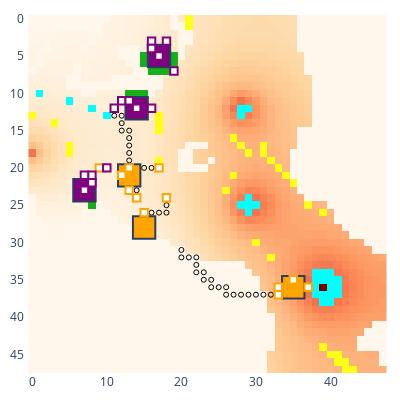

Notebook code cell kept with this figure:
### Code cell
# myenv.run_to_step(8)
update_logging_level(logging.DEBUG)
# myenv.run_to_step(8)
myenv.undo()
# myenv.step()
myenv.show()

### Figure 1 — Plotly figure (JSON) as saved in the notebook; plotly's stock layout.template omitted (floating-point values rounded to 4 significant figures; data arrays with more than 128 entries replaced by an {"elided": "..."} marker saying what was removed)
{"data": [{"colorscale": [[0, "rgb(255,247,236)"], [0.125, "rgb(254,232,200)"], [0.25, "rgb(253,212,158)"], [0.375, "rgb(253,187,132)"], [0.5, "rgb(252,141,89)"], [0.625, "rgb(239,101,72)"], [0.75, "rgb(215,48,31)"], [0.875, "rgb(179,0,0)"], [1, "rgb(127,0,0)"]], "name": "Rubble", "showscale": false, "type": "heatmap", "uid": "14_Rubble", "z": {"elided": "48x48 int values"}}, {"colorscale": [[0, "#00ffff"], [1, "#00ffff"]], "hoverinfo": "skip", "name": "Ice", "showscale": false, "type": "heatmap", "uid": "14_Ice", "z": {"elided": "48x48 int values"}}, {"colorscale": [[0, "#ffff14"], [1, "#ffff14"]], "hoverinfo": "skip", "name": "Ore", "showscale": false, "type": "heatmap", "uid": "14_Ore", "z": {"elided": "48x48 int values"}}, {"colorscale": [[0, "#15b01a"], [1, "#15b01a"]], "hoverinfo": "skip", "name": "Lichen", "showscale": false, "type": "heatmap", "uid": "14_Lichen", "z": {"elided": "48x48 int values"}}, {"customdata": [["factory_0", "player_0", 75, 0, 0, 127, 10]], "hovertemplate": "%{customdata[0]} %{customdata[1]}<br>Power: %{customdata[2]}<br>Ice: %{customdata[3]}<br>Ore: %{customdata[4]}<br>Water: %{customdata[5]}<br>Metal: %{customdata[6]}<br><extra></extra>", "name": "factory_0", "showscale": false, "type": "heatmap", "uid": "14_factory_0", "x": [14], "y": [12], "z": [0]}, {"customdata": [["factory_2", "player_0", 65, 0, 0, 127, 10]], "hovertemplate": "%{customdata[0]} %{customdata[1]}<br>Power: %{customdata[2]}<br>Ice: %{customdata[3]}<br>Ore: %{customdata[4]}<br>Water: %{customdata[5]}<br>Metal: %{customdata[6]}<br><extra></extra>", "name": "factory_2", "showscale": false, "type": "heatmap", "uid": "14_factory_2", "x": [7], "y": [23], "z": [2]}, {"customdata": [["factory_4", "player_0", 88, 0, 0, 127, 10]], "hovertemplate": "%{customdata[0]} %{customdata[1]}<br>Power: %{customdata[2]}<br>Ice: %{customdata[3]}<br>Ore: %{customdata[4]}<br>Water: %{customdata[5]}<br>Metal: %{customdata[6]}<br><extra></extra>", "name": "factory_4", "showscale": false, "type": "heatmap", "uid": "14_factory_4", "x": [17], "y": [5], "z": [4]}, {"customdata": [["factory_1", "player_1", 250, 0, 0, 136, 20]], "hovertemplate": "%{customdata[0]} %{customdata[1]}<br>Power: %{customdata[2]}<br>Ice: %{customdata[3]}<br>Ore: %{customdata[4]}<br>Water: %{customdata[5]}<br>Metal: %{customdata[6]}<br><extra></extra>", "name": "factory_1", "showscale": false, "type": "heatmap", "uid": "14_factory_1", "x": [15], "y": [28], "z": [1]}, {"customdata": [["factory_3", "player_1", 250, 0, 0, 136, 20]], "hovertemplate": "%{customdata[0]} %{customdata[1]}<br>Power: %{customdata[2]}<br>Ice: %{customdata[3]}<br>Ore: %{customdata[4]}<br>Water: %{customdata[5]}<br>Metal: %{customdata[6]}<br><extra></extra>", "name": "factory_3", "showscale": false, "type": "heatmap", "uid": "14_factory_3", "x": [35], "y": [36], "z": [3]}, {"customdata": [["factory_5", "player_1", 100, 0, 0, 136, 10]], "hovertemplate": "%{customdata[0]} %{customdata[1]}<br>Power: %{customdata[2]}<br>Ice: %{customdata[3]}<br>Ore: %{customdata[4]}<br>Water: %{customdata[5]}<br>Metal: %{customdata[6]}<br><extra></extra>", "name": "factory_5", "showscale": false, "type": "heatmap", "uid": "14_factory_5", "x": [13], "y": [21], "z": [5]}, {"customdata": [["unit_9", "player_1", "HEAVY", [15, 26], 532, 180, 0, 0, 0]], "hovertemplate": "%{customdata[0]} %{customdata[1]}<br>Type: %{customdata[2]}<br>Pos: %{customdata[3]}<br>Power: %{customdata[4]}<br>Ice: %{customdata[5]}<br>Ore: %{customdata[6]}<br>Water: %{customdata[7]}<br>Metal: %{customdata[8]}<br><extra></extra>", "name": "unit_9", "showscale": false, "type": "heatmap", "uid": "14_unit_9", "x": [15], "y": [26], "z": [9]}, {"hoverinfo": "skip", "marker": {"color": "black", "size": 5, "symbol": "circle-open"}, "mode": "markers", "name": "path", "showlegend": false, "type": "scatter", "uid": "14_path", "x": [15, 15, 15, 15, 15, 15, 15, 15], "y": [26, 26, 26, 26, 26, 26, 27, 27]}, {"customdata": [["unit_10", "player_1", "HEAVY", [37, 36], 479, 120, 0, 0, 0]], "hovertemplate": "%{customdata[0]} %{customdata[1]}<br>Type: %{customdata[2]}<br>Pos: %{customdata[3]}<br>Power: %{customdata[4]}<br>Ice: %{customdata[5]}<br>Ore: %{customdata[6]}<br>Water: %{customdata[7]}<br>Metal: %{customdata[8]}<br><extra></extra>", "name": "unit_10", "showscale": false, "type": "heatmap", "uid": "14_unit_10", "x": [37], "y": [36], "z": [10]}, {"hoverinfo": "skip", "marker": {"color": "black", "size": 5, "symbol": "circle-open"}, "mode": "markers", "name": "path", "showlegend": false, "type": "scatter", "uid": "14_path", "x": [37, 37, 37, 37, 37, 36, 36], "y": [36, 36, 36, 36, 36, 36, 36]}, {"customdata": [["unit_11", "player_1", "HEAVY", [13, 23], 532, 180, 0, 0, 0]], "hovertemplate": "%{customdata[0]} %{customdata[1]}<br>Type: %{customdata[2]}<br>Pos: %{customdata[3]}<br>Power: %{customdata[4]}<br>Ice: %{customdata[5]}<br>Ore: %{customdata[6]}<br>Water: %{customdata[7]}<br>Metal: %{customdata[8]}<br><extra></extra>", "name": "unit_11", "showscale": false, "type": "heatmap", "uid": "14_unit_11", "x": [13], "y": [23], "z": [11]}, {"hoverinfo": "skip", "marker": {"color": "black", "size": 5, "symbol": "circle-open"}, "mode": "markers", "name": "path", "showlegend": false, "type": "scatter", "uid": "14_path", "x": [13, 13, 13, 13, 13, 13, 13, 13], "y": [23, 23, 23, 23, 23, 23, 22, 22]}, {"customdata": [["unit_15", "player_1", "LIGHT", [18, 24], 89, 0, 0, 0, 0]], "hovertemplate": "%{customdata[0]} %{customdata[1]}<br>Type: %{customdata[2]}<br>Pos: %{customdata[3]}<br>Power: %{customdata[4]}<br>Ice: %{customdata[5]}<br>Ore: %{customdata[6]}<br>Water: %{customdata[7]}<br>Metal: %{customdata[8]}<br><extra></extra>", "name": "unit_15", "showscale": false, "type": "heatmap", "uid": "14_unit_15", "x": [18], "y": [24], "z": [15]}, {"hoverinfo": "skip", "marker": {"color": "black", "size": 5, "symbol": "circle-open"}, "mode": "markers", "name": "path", "showlegend": false, "type": "scatter", "uid": "14_path", "x": [18, 18, 18, 18, 18, 18, 18, 18, 18, 18, 18, 18, 18, 18, 18, 18, 17, 16, 16], "y": [24, 24, 24, 24, 24, 24, 24, 24, 24, 24, 24, 24, 24, 24, 25, 26, 26, 26, 27]}, {"customdata": [["unit_16", "player_1", "LIGHT", [33, 36], 68, 0, 0, 0, 0]], "hovertemplate": "%{customdata[0]} %{customdata[1]}<br>Type: %{customdata[2]}<br>Pos: %{customdata[3]}<br>Power: %{customdata[4]}<br>Ice: %{customdata[5]}<br>Ore: %{customdata[6]}<br>Water: %{customdata[7]}<br>Metal: %{customdata[8]}<br><extra></extra>", "name": "unit_16", "showscale": false, "type": "heatmap", "uid": "14_unit_16", "x": [33], "y": [36], "z": [16]}, {"hoverinfo": "skip", "marker": {"color": "black", "size": 5, "symbol": "circle-open"}, "mode": "markers", "name": "path", "showlegend": false, "type": "scatter", "uid": "14_path", "x": [33, 33, 33, 33, 33, 33, 33, 33, 33, 33, 33, 34, 34], "y": [36, 36, 36, 36, 36, 36, 36, 36, 36, 36, 36, 36, 36]}, {"customdata": [["unit_17", "player_1", "LIGHT", [17, 20], 81, 0, 0, 0, 0]], "hovertemplate": "%{customdata[0]} %{customdata[1]}<br>Type: %{customdata[2]}<br>Pos: %{customdata[3]}<br>Power: %{customdata[4]}<br>Ice: %{customdata[5]}<br>Ore: %{customdata[6]}<br>Water: %{customdata[7]}<br>Metal: %{customdata[8]}<br><extra></extra>", "name": "unit_17", "showscale": false, "type": "heatmap", "uid": "14_unit_17", "x": [17], "y": [20], "z": [17]}, {"hoverinfo": "skip", "marker": {"color": "black", "size": 5, "symbol": "circle-open"}, "mode": "markers", "name": "path", "showlegend": false, "type": "scatter", "uid": "14_path", "x": [17, 17, 17, 17, 17, 17, 17, 17, 17, 17, 17, 17, 17, 16, 15, 14, 14], "y": [20, 20, 20, 20, 20, 20, 20, 20, 20, 20, 20, 20, 20, 20, 20, 20, 20]}, {"customdata": [["unit_21", "player_1", "LIGHT", [14, 24], 149, 0, 0, 0, 0]], "hovertemplate": "%{customdata[0]} %{customdata[1]}<br>Type: %{customdata[2]}<br>Pos: %{customdata[3]}<br>Power: %{customdata[4]}<br>Ice: %{customdata[5]}<br>Ore: %{customdata[6]}<br>Water: %{customdata[7]}<br>Metal: %{customdata[8]}<br><extra></extra>", "name": "unit_21", "showscale": false, "type": "heatmap", "uid": "14_unit_21", "x": [14], "y": [24], "z": [21]}, {"hoverinfo": "skip", "marker": {"color": "black", "size": 5, "symbol": "circle-open"}, "mode": "markers", "name": "path", "showlegend": false, "type": "scatter", "uid": "14_path", "x": [14, 14, 14, 14, 13, 13, 13, 13, 13, 13, 12, 12, 12, 11, 11], "y": [23, 22, 21, 20, 20, 19, 18, 17, 16, 15, 15, 14, 13, 13, 12]}, {"customdata": [["unit_22", "player_1", "LIGHT", [33, 37], 147, 0, 0, 0, 0]], "hovertemplate": "%{customdata[0]} %{customdata[1]}<br>Type: %{customdata[2]}<br>Pos: %{customdata[3]}<br>Power: %{customdata[4]}<br>Ice: %{customdata[5]}<br>Ore: %{customdata[6]}<br>Water: %{customdata[7]}<br>Metal: %{customdata[8]}<br><extra></extra>", "name": "unit_22", "showscale": false, "type": "heatmap", "uid": "14_unit_22", "x": [33], "y": [37], "z": [22]}, {"hoverinfo": "skip", "marker": {"color": "black", "size": 5, "symbol": "circle-open"}, "mode": "markers", "name": "path", "showlegend": false, "type": "scatter", "uid": "14_path", "x": [32, 31, 30, 29, 28, 27, 26, 26, 25, 24, 24, 23, 23, 22, 22, 22, 21, 20, 20], "y": [37, 37, 37, 37, 37, 37, 37, 36, 36, 36, 35, 35, 34, 34, 33, 32, 32, 32, 31]}, {"customdata": [["unit_23", "player_1", "LIGHT", [9, 20], 144, 0, 0, 0, 0]], "hovertemplate": "%{customdata[0]} %{customdata[1]}<br>Type: %{customdata[2]}<br>Pos: %{customdata[3]}<br>Power: %{customdata[4]}<br>Ice: %{customdata[5]}<br>Ore: %{customdata[6]}<br>Water: %{customdata[7]}<br>Metal: %{customdata[8]}<br><extra></extra>", "name": "unit_23", "showscale": false, "type": "heatmap", "uid": "14_unit_23", "x": [9], "y": [20], "z": [23]}, {"customdata": [["unit_28", "player_1", "LIGHT", [35, 35], 150, 0, 0, 0, 0]], "hovertemplate": "%{customdata[0]} %{customdata[1]}<br>Type: %{customdata[2]}<br>Pos: %{customdata[3]}<br>Power: %{customdata[4]}<br>Ice: %{customdata[5]}<br>Ore: %{customdata[6]}<br>Water: %{customdata[7]}<br>Metal: %{customdata[8]}<br><extra></extra>", "name": "unit_28", "showscale": false, "type": "heatmap", "uid": "14_unit_28", "x": [35], "y": [35], "z": [28]}, {"customdata": [["unit_29", "player_1", "LIGHT", [12, 21], 150, 0, 0, 0, 0]], "hovertemplate": "%{customdata[0]} %{customdata[1]}<br>Type: %{customdata[2]}<br>Pos: %{customdata[3]}<br>Power: %{customdata[4]}<br>Ice: %{customdata[5]}<br>Ore: %{customdata[6]}<br>Water: %{customdata[7]}<br>Metal: %{customdata[8]}<br><extra></extra>", "name": "unit_29", "showscale": false, "type": "heatmap", "uid": "14_unit_29", "x": [12], "y": [21], "z": [29]}, {"customdata": [["unit_30", "player_1", "LIGHT", [13, 20], 150, 0, 0, 0, 0]], "hovertemplate": "%{customdata[0]} %{customdata[1]}<br>Type: %{customdata[2]}<br>Pos: %{customdata[3]}<br>Power: %{customdata[4]}<br>Ice: %{customdata[5]}<br>Ore: %{customdata[6]}<br>Water: %{customdata[7]}<br>Metal: %{customdata[8]}<br><extra></extra>", "name": "unit_30", "showscale": false, "type": "heatmap", "uid": "14_unit_30", "x": [13], "y": [20], "z": [30]}, {"customdata": [["unit_6", "player_0", "HEAVY", [12, 11], 632, 160, 0, 0, 0]], "hovertemplate": "%{customdata[0]} %{customdata[1]}<br>Type: %{customdata[2]}<br>Pos: %{customdata[3]}<br>Power: %{customdata[4]}<br>Ice: %{customdata[5]}<br>Ore: %{customdata[6]}<br>Water: %{customdata[7]}<br>Metal: %{customdata[8]}<br><extra></extra>", "name": "unit_6", "showscale": false, "type": "heatmap", "uid": "14_unit_6", "x": [12], "y": [11], "z": [6]}, {"hoverinfo": "skip", "marker": {"color": "black", "size": 5, "symbol": "circle-open"}, "mode": "markers", "name": "path", "showlegend": false, "type": "scatter", "uid": "14_path", "x": [12, 12, 12, 12, 12, 12, 12, 12, 12, 12, 12, 12, 12, 12, 12, 12, 12, 12, 12], "y": [11, 11, 11, 11, 11, 11, 11, 11, 11, 11, 11, 11, 11, 11, 11, 11, 11, 11, 11]}, {"customdata": [["unit_7", "player_0", "HEAVY", [8, 21], 632, 160, 0, 0, 0]], "hovertemplate": "%{customdata[0]} %{customdata[1]}<br>Type: %{customdata[2]}<br>Pos: %{customdata[3]}<br>Power: %{customdata[4]}<br>Ice: %{customdata[5]}<br>Ore: %{customdata[6]}<br>Water: %{customdata[7]}<br>Metal: %{customdata[8]}<br><extra></extra>", "name": "unit_7", "showscale": false, "type": "heatmap", "uid": "14_unit_7", "x": [8], "y": [21], "z": [7]}, {"hoverinfo": "skip", "marker": {"color": "black", "size": 5, "symbol": "circle-open"}, "mode": "markers", "name": "path", "showlegend": false, "type": "scatter", "uid": "14_path", "x": [8, 8, 8, 8, 8, 8, 8, 8, 8, 8, 8, 8, 8, 8, 8, 8, 8, 8, 8], "y": [21, 21, 21, 21, 21, 21, 21, 21, 21, 21, 21, 21, 21, 21, 21, 21, 21, 21, 21]}, {"customdata": [["unit_8", "player_0", "HEAVY", [16, 3], 632, 160, 0, 0, 0]], "hovertemplate": "%{customdata[0]} %{customdata[1]}<br>Type: %{customdata[2]}<br>Pos: %{customdata[3]}<br>Power: %{customdata[4]}<br>Ice: %{customdata[5]}<br>Ore: %{customdata[6]}<br>Water: %{customdata[7]}<br>Metal: %{customdata[8]}<br><extra></extra>", "name": "unit_8", "showscale": false, "type": "heatmap", "uid": "14_unit_8", "x": [16], "y": [3], "z": [8]}, {"hoverinfo": "skip", "marker": {"color": "black", "size": 5, "symbol": "circle-open"}, "mode": "markers", "name": "path", "showlegend": false, "type": "scatter", "uid": "14_path", "x": [16, 16, 16, 16, 16, 16, 16, 16, 16, 16, 16, 16, 16, 16, 16, 16, 16, 16, 16], "y": [3, 3, 3, 3, 3, 3, 3, 3, 3, 3, 3, 3, 3, 3, 3, 3, 3, 3, 3]}, {"customdata": [["unit_12", "player_0", "LIGHT", [13, 11], 150, 0, 0, 0, 0]], "hovertemplate": "%{customdata[0]} %{customdata[1]}<br>Type: %{customdata[2]}<br>Pos: %{customdata[3]}<br>Power: %{customdata[4]}<br>Ice: %{customdata[5]}<br>Ore: %{customdata[6]}<br>Water: %{customdata[7]}<br>Metal: %{customdata[8]}<br><extra></extra>", "name": "unit_12", "showscale": false, "type": "heatmap", "uid": "14_unit_12", "x": [13], "y": [11], "z": [12]}, {"customdata": [["unit_13", "player_0", "LIGHT", [8, 22], 150, 0, 0, 0, 0]], "hovertemplate": "%{customdata[0]} %{customdata[1]}<br>Type: %{customdata[2]}<br>Pos: %{customdata[3]}<br>Power: %{customdata[4]}<br>Ice: %{customdata[5]}<br>Ore: %{customdata[6]}<br>Water: %{customdata[7]}<br>Metal: %{customdata[8]}<br><extra></extra>", "name": "unit_13", "showscale": false, "type": "heatmap", "uid": "14_unit_13", "x": [8], "y": [22], "z": [13]}, {"customdata": [["unit_14", "player_0", "LIGHT", [16, 4], 150, 0, 0, 0, 0]], "hovertemplate": "%{customdata[0]} %{customdata[1]}<br>Type: %{customdata[2]}<br>Pos: %{customdata[3]}<br>Power: %{customdata[4]}<br>Ice: %{customdata[5]}<br>Ore: %{customdata[6]}<br>Water: %{customdata[7]}<br>Metal: %{customdata[8]}<br><extra></extra>", "name": "unit_14", "showscale": false, "type": "heatmap", "uid": "14_unit_14", "x": [16], "y": [4], "z": [14]}, {"customdata": [["unit_18", "player_0", "LIGHT", [11, 12], 75, 2, 0, 0, 0]], "hovertemplate": "%{customdata[0]} %{customdata[1]}<br>Type: %{customdata[2]}<br>Pos: %{customdata[3]}<br>Power: %{customdata[4]}<br>Ice: %{customdata[5]}<br>Ore: %{customdata[6]}<br>Water: %{customdata[7]}<br>Metal: %{customdata[8]}<br><extra></extra>", "name": "unit_18", "showscale": false, "type": "heatmap", "uid": "14_unit_18", "x": [11], "y": [12], "z": [18]}, {"hoverinfo": "skip", "marker": {"color": "black", "size": 5, "symbol": "circle-open"}, "mode": "markers", "name": "path", "showlegend": false, "type": "scatter", "uid": "14_path", "x": [11, 11, 11, 11, 11, 11, 11, 11, 11, 11, 11, 11, 11, 11, 11, 11, 11, 11, 11], "y": [12, 12, 12, 12, 12, 12, 12, 12, 12, 12, 12, 12, 12, 12, 12, 12, 12, 12, 12]}, {"customdata": [["unit_19", "player_0", "LIGHT", [10, 20], 93, 0, 0, 0, 0]], "hovertemplate": "%{customdata[0]} %{customdata[1]}<br>Type: %{customdata[2]}<br>Pos: %{customdata[3]}<br>Power: %{customdata[4]}<br>Ice: %{customdata[5]}<br>Ore: %{customdata[6]}<br>Water: %{customdata[7]}<br>Metal: %{customdata[8]}<br><extra></extra>", "name": "unit_19", "showscale": false, "type": "heatmap", "uid": "14_unit_19", "x": [10], "y": [20], "z": [19]}, {"customdata": [["unit_20", "player_0", "LIGHT", [19, 7], 111, 0, 0, 0, 0]], "hovertemplate": "%{customdata[0]} %{customdata[1]}<br>Type: %{customdata[2]}<br>Pos: %{customdata[3]}<br>Power: %{customdata[4]}<br>Ice: %{customdata[5]}<br>Ore: %{customdata[6]}<br>Water: %{customdata[7]}<br>Metal: %{customdata[8]}<br><extra></extra>", "name": "unit_20", "showscale": false, "type": "heatmap", "uid": "14_unit_20", "x": [19], "y": [7], "z": [20]}, {"hoverinfo": "skip", "marker": {"color": "black", "size": 5, "symbol": "circle-open"}, "mode": "markers", "name": "path", "showlegend": false, "type": "scatter", "uid": "14_path", "x": [19, 19, 19, 19, 19, 19, 19, 19, 19, 19, 19, 19, 19, 19, 19, 19, 19, 19, 19], "y": [7, 7, 7, 7, 7, 7, 7, 7, 7, 7, 7, 7, 7, 7, 7, 7, 7, 7, 7]}, {"customdata": [["unit_24", "player_0", "LIGHT", [16, 12], 102, 0, 0, 0, 0]], "hovertemplate": "%{customdata[0]} %{customdata[1]}<br>Type: %{customdata[2]}<br>Pos: %{customdata[3]}<br>Power: %{customdata[4]}<br>Ice: %{customdata[5]}<br>Ore: %{customdata[6]}<br>Water: %{customdata[7]}<br>Metal: %{customdata[8]}<br><extra></extra>", "name": "unit_24", "showscale": false, "type": "heatmap", "uid": "14_unit_24", "x": [16], "y": [12], "z": [24]}, {"hoverinfo": "skip", "marker": {"color": "black", "size": 5, "symbol": "circle-open"}, "mode": "markers", "name": "path", "showlegend": false, "type": "scatter", "uid": "14_path", "x": [16, 16, 16, 16, 16, 16, 16, 16, 16, 16, 16, 16, 16, 16, 16, 16, 16, 16, 16], "y": [12, 12, 12, 12, 12, 12, 12, 12, 12, 12, 12, 12, 12, 12, 12, 12, 12, 12, 12]}, {"customdata": [["unit_25", "player_0", "LIGHT", [7, 21], 94, 0, 0, 0, 0]], "hovertemplate": "%{customdata[0]} %{customdata[1]}<br>Type: %{customdata[2]}<br>Pos: %{customdata[3]}<br>Power: %{customdata[4]}<br>Ice: %{customdata[5]}<br>Ore: %{customdata[6]}<br>Water: %{customdata[7]}<br>Metal: %{customdata[8]}<br><extra></extra>", "name": "unit_25", "showscale": false, "type": "heatmap", "uid": "14_unit_25", "x": [7], "y": [21], "z": [25]}, {"hoverinfo": "skip", "marker": {"color": "black", "size": 5, "symbol": "circle-open"}, "mode": "markers", "name": "path", "showlegend": false, "type": "scatter", "uid": "14_path", "x": [7, 7, 7, 7, 7, 7, 7, 7, 7, 7, 7, 7, 7, 7, 7, 7, 7, 7, 7], "y": [21, 21, 21, 21, 21, 21, 21, 21, 21, 21, 21, 21, 21, 21, 21, 21, 21, 21, 21]}, {"customdata": [["unit_26", "player_0", "LIGHT", [18, 3], 100, 0, 0, 0, 0]], "hovertemplate": "%{customdata[0]} %{customdata[1]}<br>Type: %{customdata[2]}<br>Pos: %{customdata[3]}<br>Power: %{customdata[4]}<br>Ice: %{customdata[5]}<br>Ore: %{customdata[6]}<br>Water: %{customdata[7]}<br>Metal: %{customdata[8]}<br><extra></extra>", "name": "unit_26", "showscale": false, "type": "heatmap", "uid": "14_unit_26", "x": [18], "y": [3], "z": [26]}, {"hoverinfo": "skip", "marker": {"color": "black", "size": 5, "symbol": "circle-open"}, "mode": "markers", "name": "path", "showlegend": false, "type": "scatter", "uid": "14_path", "x": [18, 18, 18, 18, 18, 18, 18, 18, 18, 18, 18, 18, 18, 18, 18, 18, 18, 18, 18], "y": [3, 3, 3, 3, 3, 3, 3, 3, 3, 3, 3, 3, 3, 3, 3, 3, 3, 3, 3]}, {"customdata": [["unit_31", "player_0", "LIGHT", [14, 12], 104, 0, 0, 0, 0]], "hovertemplate": "%{customdata[0]} %{customdata[1]}<br>Type: %{customdata[2]}<br>Pos: %{customdata[3]}<br>Power: %{customdata[4]}<br>Ice: %{customdata[5]}<br>Ore: %{customdata[6]}<br>Water: %{customdata[7]}<br>Metal: %{customdata[8]}<br><extra></extra>", "name": "unit_31", "showscale": false, "type": "heatmap", "uid": "14_unit_31", "x": [14], "y": [12], "z": [31]}, {"customdata": [["unit_32", "player_0", "LIGHT", [7, 23], 102, 0, 0, 0, 0]], "hovertemplate": "%{customdata[0]} %{customdata[1]}<br>Type: %{customdata[2]}<br>Pos: %{customdata[3]}<br>Power: %{customdata[4]}<br>Ice: %{customdata[5]}<br>Ore: %{customdata[6]}<br>Water: %{customdata[7]}<br>Metal: %{customdata[8]}<br><extra></extra>", "name": "unit_32", "showscale": false, "type": "heatmap", "uid": "14_unit_32", "x": [7], "y": [23], "z": [32]}, {"customdata": [["unit_33", "player_0", "LIGHT", [17, 5], 108, 0, 0, 0, 0]], "hovertemplate": "%{customdata[0]} %{customdata[1]}<br>Type: %{customdata[2]}<br>Pos: %{customdata[3]}<br>Power: %{customdata[4]}<br>Ice: %{customdata[5]}<br>Ore: %{customdata[6]}<br>Water: %{customdata[7]}<br>Metal: %{customdata[8]}<br><extra></extra>", "name": "unit_33", "showscale": false, "type": "heatmap", "uid": "14_unit_33", "x": [17], "y": [5], "z": [33]}], "layout": {"coloraxis": {"showscale": false}, "height": 400, "margin": {"b": 10, "l": 10, "r": 10, "t": 10}, "plot_bgcolor": "rgba(0, 0, 0, 0)", "shapes": [{"fillcolor": "purple", "name": "factory_0", "type": "rect", "x0": 12.5, "x1": 15.5, "y0": 10.5, "y1": 13.5}, {"fillcolor": "purple", "name": "factory_2", "type": "rect", "x0": 5.5, "x1": 8.5, "y0": 21.5, "y1": 24.5}, {"fillcolor": "purple", "name": "factory_4", "type": "rect", "x0": 15.5, "x1": 18.5, "y0": 3.5, "y1": 6.5}, {"fillcolor": "orange", "name": "factory_1", "type": "rect", "x0": 13.5, "x1": 16.5, "y0": 26.5, "y1": 29.5}, {"fillcolor": "orange", "name": "factory_3", "type": "rect", "x0": 33.5, "x1": 36.5, "y0": 34.5, "y1": 37.5}, {"fillcolor": "orange", "name": "factory_5", "type": "rect", "x0": 11.5, "x1": 14.5, "y0": 19.5, "y1": 22.5}, {"fillcolor": "white", "line": {"color": "orange"}, "name": "unit_9", "type": "rect", "x0": 14.5, "x1": 15.5, "y0": 25.5, "y1": 26.5}, {"fillcolor": "white", "line": {"color": "orange"}, "name": "unit_10", "type": "rect", "x0": 36.5, "x1": 37.5, "y0": 35.5, "y1": 36.5}, {"fillcolor": "white", "line": {"color": "orange"}, "name": "unit_11", "type": "rect", "x0": 12.5, "x1": 13.5, "y0": 22.5, "y1": 23.5}, {"fillcolor": "white", "line": {"color": "orange"}, "name": "unit_15", "type": "rect", "x0": 17.5, "x1": 18.5, "y0": 23.5, "y1": 24.5}, {"fillcolor": "white", "line": {"color": "orange"}, "name": "unit_16", "type": "rect", "x0": 32.5, "x1": 33.5, "y0": 35.5, "y1": 36.5}, {"fillcolor": "white", "line": {"color": "orange"}, "name": "unit_17", "type": "rect", "x0": 16.5, "x1": 17.5, "y0": 19.5, "y1": 20.5}, {"fillcolor": "white", "line": {"color": "orange"}, "name": "unit_21", "type": "rect", "x0": 13.5, "x1": 14.5, "y0": 23.5, "y1": 24.5}, {"fillcolor": "white", "line": {"color": "orange"}, "name": "unit_22", "type": "rect", "x0": 32.5, "x1": 33.5, "y0": 36.5, "y1": 37.5}, {"fillcolor": "white", "line": {"color": "orange"}, "name": "unit_23", "type": "rect", "x0": 8.5, "x1": 9.5, "y0": 19.5, "y1": 20.5}, {"fillcolor": "white", "line": {"color": "orange"}, "name": "unit_28", "type": "rect", "x0": 34.5, "x1": 35.5, "y0": 34.5, "y1": 35.5}, {"fillcolor": "white", "line": {"color": "orange"}, "name": "unit_29", "type": "rect", "x0": 11.5, "x1": 12.5, "y0": 20.5, "y1": 21.5}, {"fillcolor": "white", "line": {"color": "orange"}, "name": "unit_30", "type": "rect", "x0": 12.5, "x1": 13.5, "y0": 19.5, "y1": 20.5}, {"fillcolor": "white", "line": {"color": "purple"}, "name": "unit_6", "type": "rect", "x0": 11.5, "x1": 12.5, "y0": 10.5, "y1": 11.5}, {"fillcolor": "white", "line": {"color": "purple"}, "name": "unit_7", "type": "rect", "x0": 7.5, "x1": 8.5, "y0": 20.5, "y1": 21.5}, {"fillcolor": "white", "line": {"color": "purple"}, "name": "unit_8", "type": "rect", "x0": 15.5, "x1": 16.5, "y0": 2.5, "y1": 3.5}, {"fillcolor": "white", "line": {"color": "purple"}, "name": "unit_12", "type": "rect", "x0": 12.5, "x1": 13.5, "y0": 10.5, "y1": 11.5}, {"fillcolor": "white", "line": {"color": "purple"}, "name": "unit_13", "type": "rect", "x0": 7.5, "x1": 8.5, "y0": 21.5, "y1": 22.5}, {"fillcolor": "white", "line": {"color": "purple"}, "name": "unit_14", "type": "rect", "x0": 15.5, "x1": 16.5, "y0": 3.5, "y1": 4.5}, {"fillcolor": "white", "line": {"color": "purple"}, "name": "unit_18", "type": "rect", "x0": 10.5, "x1": 11.5, "y0": 11.5, "y1": 12.5}, {"fillcolor": "white", "line": {"color": "purple"}, "name": "unit_19", "type": "rect", "x0": 9.5, "x1": 10.5, "y0": 19.5, "y1": 20.5}, {"fillcolor": "white", "line": {"color": "purple"}, "name": "unit_20", "type": "rect", "x0": 18.5, "x1": 19.5, "y0": 6.5, "y1": 7.5}, {"fillcolor": "white", "line": {"color": "purple"}, "name": "unit_24", "type": "rect", "x0": 15.5, "x1": 16.5, "y0": 11.5, "y1": 12.5}, {"fillcolor": "white", "line": {"color": "purple"}, "name": "unit_25", "type": "rect", "x0": 6.5, "x1": 7.5, "y0": 20.5, "y1": 21.5}, {"fillcolor": "white", "line": {"color": "purple"}, "name": "unit_26", "type": "rect", "x0": 17.5, "x1": 18.5, "y0": 2.5, "y1": 3.5}, {"fillcolor": "white", "line": {"color": "purple"}, "name": "unit_31", "type": "rect", "x0": 13.5, "x1": 14.5, "y0": 11.5, "y1": 12.5}, {"fillcolor": "white", "line": {"color": "purple"}, "name": "unit_32", "type": "rect", "x0": 6.5, "x1": 7.5, "y0": 22.5, "y1": 23.5}, {"fillcolor": "white", "line": {"color": "purple"}, "name": "unit_33", "type": "rect", "x0": 16.5, "x1": 17.5, "y0": 4.5, "y1": 5.5}], "width": 400, "xaxis": {"autorange": true, "domain": [0, 1], "range": [-0.7667, 47.77], "type": "linear"}, "yaxis": {"autorange": true, "domain": [0, 1], "range": [47.5, -0.5], "scaleanchor": "x", "type": "linear"}}}
